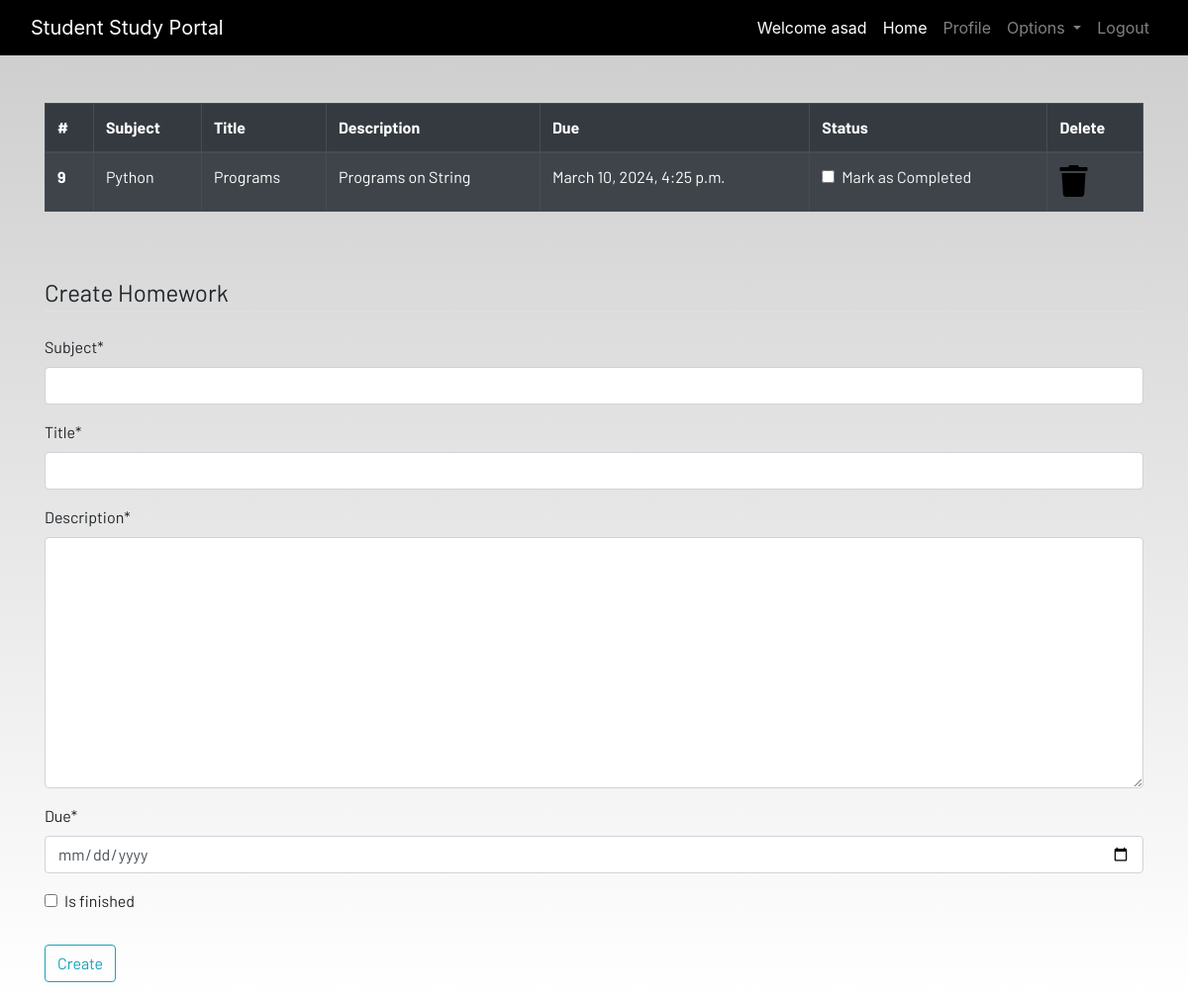
Screenshot of /homework/ (signed in) with the database file from the repository.
### portalapp/models.py (models this page shows)
class Homework(models.Model):
    user = models.ForeignKey(User, on_delete=models.CASCADE)
    subject = models.CharField(max_length=50)
    title = models.CharField(max_length=50)
    description = models.TextField()
    due = models.DateTimeField()
    is_finished = models.BooleanField(default = False)

### portalapp/views.py (the view)
# urls.py: path('homework/',views.homework, name = "homework"),
@login_required
def homework(request):
    if request.method == "POST":
        form = HomeworkForm(request.POST)
        if form.is_valid():
            try:
                finished = request.POST['is_finished']
                if finished == 'on':
                    finished = True
                else:
                    finished = False
            except:
                finished = False
            homeworks = Homework(
                user = request.user,
                subject = request.POST['subject'],
                title = request.POST['title'],
                description = request.POST['description'],
                due = request.POST['due'],
                is_finished = finished
            )
            homeworks.save()
            messages.success(request,f'Homework Added from {request.user.username}!!')
            form = HomeworkForm()
    else:
        form = HomeworkForm()
    data = Homework.objects.filter(user= request.user)
    if len(data) == 0:
        homework_done = True
    else:
        homework_done = False
    return render(request, 'portalapp/homework.html',locals())

### portalapp/forms.py
class HomeworkForm(forms.ModelForm):
    class Meta:
        model = Homework
        widgets = {'due':DateInput()}
        fields = ['subject','title','description','due','is_finished']

### portalapp/templates/portalapp/homework.html (shortened to what this page needs)
{% extends 'portalapp/base.html' %}
{% load static %}
{% block content %}
{% load crispy_forms_tags %}
<div class="container">
    {% if not homework_done %}
    <table class="table table-striped table-bordered table-hover table-dark">
        <thead>
            <tr>
                <th scope="col">#</th>
                <th scope="col">Subject</th>
                <th scope="col">Title</th>
                <th scope="col">Description</th>
                <th scope="col">Due</th>
                <th scope="col">Status</th>
                <th scope="col">Delete</th>
            </tr>
        </thead>
        <tbody>
            {% for i in data %}
            <tr>
                <th scope="row">{{i.id}}</th>
                <td>{{i.subject}}</td>
                <td>{{i.title}}</td>
                <td>{{i.description}}</td>
                <td>{{i.due}}</td>
                <td>
                    <a href="{% url 'update-homework' i.id %}">
                        <div class="form-check">
                            {% if i.is_finished == True %}
                                <input class="form-check-input" type="checkbox" value="" checked>
                            {% else %}
                                <input class="form-check-input" type="checkbox" value="">
                            {% endif %}
                            <label class="form-check-label text-light" for="flexCheckDefault">
                                Mark as Completed
                            </label>
                        </div>
                    </a>
                </td>
                <td><a href="{% url 'delete-homework' i.id %}"><i class="fa fa-trash fa-2x"></i></a></td>
            </tr>
            {% endfor %}
        </tbody>
    </table>
    {% else %}
    <h4>All homeworks are completed!! Create to have more!!</h4>
    {% endif %}
</div>
<br> <br>
<div class=" container">
    <form method="POST">
        <fieldset class="form-group">
            <legend class="border-bottom mb-4">Create Homework</legend>
            {{form|crispy}}
        </fieldset>
        <div class="form-group">
            <button href="" class="btn btn-outline-info" type="submit">
                Create
            </button>
        </div>
    </form>
</div>
{% endblock content %}

### portalapp/templates/portalapp/base.html (shortened to what this page needs)
<!DOCTYPE html>
{% load static %}
<html lang="en">
<head>
  <link rel="stylesheet" href="https://stackpath.bootstrapcdn.com/bootstrap/4.3.1/css/bootstrap.min.css"
 />
  <link rel="stylesheet" href="https://use.fontawesome.com/releases/v5.7.2/css/all.css"
 />
  <link rel="stylesheet" href="{% static 'css/main.css' %}" />
</head>
<body>
  <header>
    <nav class="navbar navbar-expand-lg navbar-dark bg-dark">
      <div class="container-fluid">
        <a class="navbar-brand" href="{% url 'home' %}">Student Study Portal</a>
        <div class="collapse navbar-collapse justify-content-end" id="navbarSupportedContent">
          <ul class="navbar-nav mb-2 mb-lg-0">
            {% if user.is_authenticated %}
            <li class="nav-item">
              <a class="nav-link active" aria-current="page" href="{% url 'home' %}">Welcome {{request.user}}</a>
            </li>
            <li class="nav-item">
              <a class="nav-link active" aria-current="page" href="{% url 'home' %}">Home</a>
            </li>
            <li class="nav-item">
              <a class="nav-link" href="{% url 'profile' %}">Profile</a>
            </li>
            <li class="nav-item dropdown">
              <a class="nav-link dropdown-toggle" href="#" id="navbarDropdown" role="button" data-toggle="dropdown"
                aria-haspopup="true" aria-expanded="false">
                Options
              </a>
            </li>
            <li class="nav-item">
              <a class="nav-link" href="{% url 'logout' %}">Logout</a>
            </li>
            {% endif %}
          </ul>
        </div>
      </div>
    </nav>
  </header>
  <br /><br />
  <main>
    {% block content %}
    {% endblock content %}
  </main>
</body>
</html>

### static/css/main.css (style rules this page uses)
html { scroll-behavior: smooth; height: 100%; width: 100%; }
main { font-family: Barlow, Quicksand, Rubik, sans-serif, serif, 'Times New Roman', Times, serif !important; }
.navbar { background-color: rgb(0, 0, 0) !important; }
a { text-decoration: none !important; color: black; }
html, body { max-width: 100%; overflow-x: hidden; height: 100%; width: 100%; }
body { background: linear-gradient(rgba(0, 0, 0, 0.2), rgba(255, 255, 255, 0.5)); overflow-x: hidden; background-repeat: no-repeat; }
.fa { color: black; }

### rows the page displays
Homework: id "9", subject "Python", title "Programs", description "Programs on String", due "March 10, 2024, 4:25 p.m."

### other values shown
{{ request.user }} "asad"
